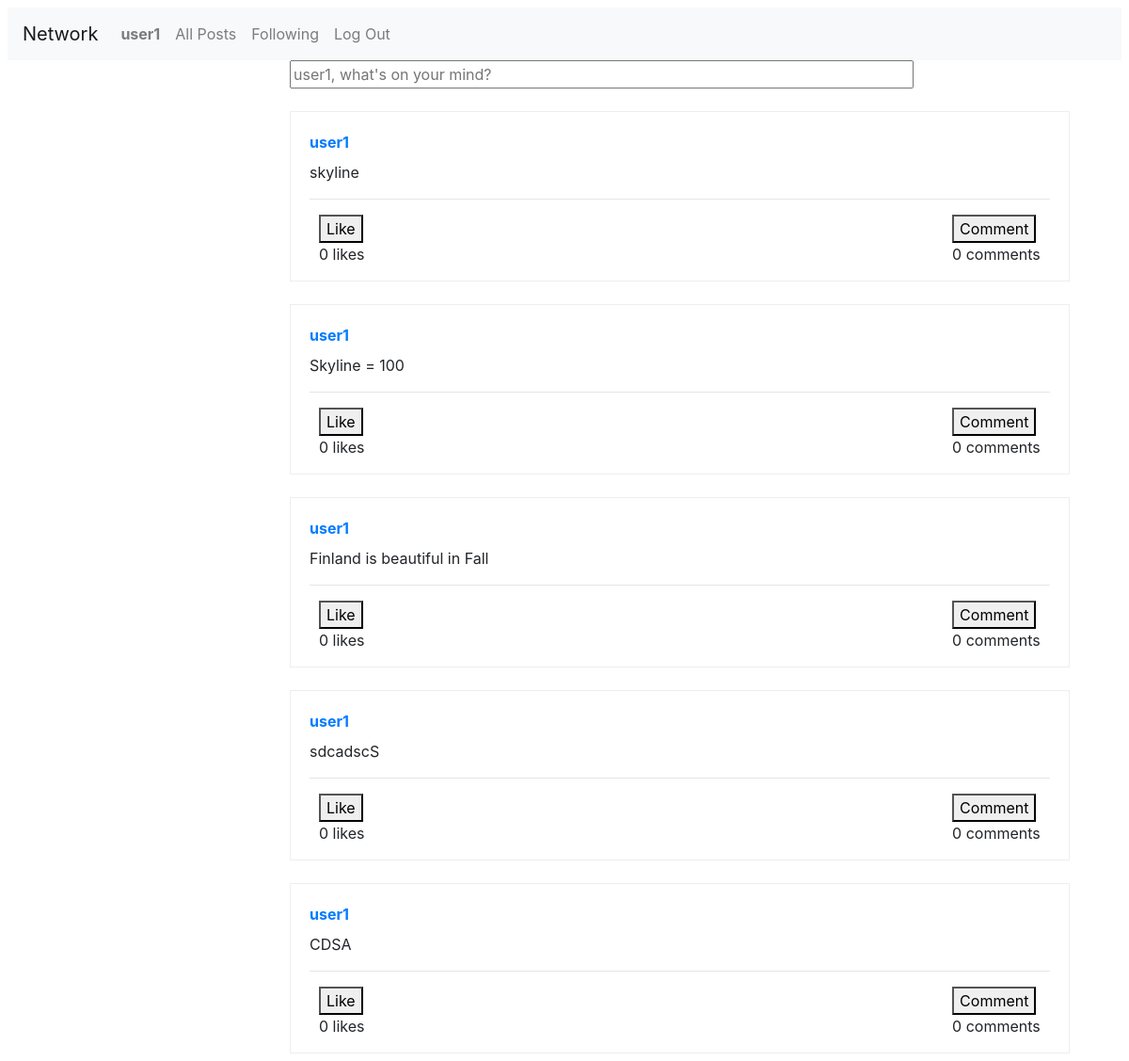
/ (signed in), run on the app's committed database.
### network/models.py (models this page shows, shortened)
class User(AbstractUser):
    following = models.ManyToManyField('self', blank=True, related_name="followers", symmetrical=False)

class Post(models.Model):
    post_author = models.ForeignKey(User, on_delete=models.CASCADE, related_name="post_author")
    location = models.CharField(max_length=64)
    content = models.TextField()
    likes = models.IntegerField(default=0)
    comments = models.IntegerField(default=0)
    time_posted = models.DateTimeField(auto_now=True)
    images = models.URLField(blank=True)

### network/views.py (the view)
# urls.py: path("", views.index, name="index"),
def index(request):
    return render(request, "network/index.html", {
        "posts" : Post.objects.all().order_by("-time_posted")
    })

### network/templates/network/index.html (shortened to what this page needs)
{% extends "network/layout.html" %}
{% load static %}
{% block body %}
    <div id="posts-section">
        <div id="view-post">
            {% if user.is_authenticated %}
            <input type="text" id="post-bar" placeholder="{{request.user}}, what's on your mind?">
            {% endif %}
            <br>
            {% for post in posts %}
                <br>
                <div id="each-post">
                    <label><a href="{% url 'profile' post.post_author post.post_author.id %}" >{{post.post_author}}</a></label>
                    <br>
                    <p>{{post.content}}</p>
                    <hr>
                    <div style="display:flex; padding:0">
                        <div id="likes-num"> <button>Like</button><p>{{post.likes}} likes</p></div>
                        <div id="comments-num"><button>Comment</button><p>{{post.comments}} comments</p></div>
                    </div>
                </div>
            {% endfor %}
        </div>
    </div>
{% endblock %}

### network/templates/network/layout.html (shortened to what this page needs)
{% load static %}
<!DOCTYPE html>
<html lang="en">
    <head>
        <link rel="stylesheet" href="https://stackpath.bootstrapcdn.com/bootstrap/4.4.1/css/bootstrap.min.css">
        <link href="{% static 'network/styles.css' %}" rel="stylesheet">
    </head>
    <body>
        <nav class="navbar navbar-expand-lg navbar-light bg-light">
            <a class="navbar-brand" href="#">Network</a>
            <div>
              <ul class="navbar-nav mr-auto">
                {% if user.is_authenticated %}
                    <li class="nav-item">
                        <a class="nav-link" href="{% url 'profile' user.username user.id %}"><strong>{{ user.username }}</strong></a>
                    </li>
                {% endif %}
                <li class="nav-item">
                  <a class="nav-link" href="{% url 'index' %}">All Posts</a>
                </li>
                {% if user.is_authenticated %}
                    <li class="nav-item">
                        <a class="nav-link" href="{% url 'following' %}">Following</a>
                    </li>
                    <li class="nav-item">
                        <a class="nav-link" href="{% url 'logout' %}">Log Out</a>
                    </li>
                {% endif %}
              </ul>
            </div>
          </nav>
        <div class="body">
            {% block body %}
            {% endblock %}
        </div>
    </body>
</html>

### network/static/network/styles.css (style rules this page uses)
body { margin: 8px; }
label { font-weight: bold; }
#posts-section { width: 70%; margin-left: 300px; }
#post-bar { width: 80%; margin-left: auto; margin-right: auto; }
#each-post { border-style: groove; border-width: 0.5px; padding: 20px; padding-bottom: 0; }
#likes-num, #comments-num { display: inline-block; margin-left:auto; margin-right: 10px; padding: 0 }
#likes-num { margin-left: 10px; margin-right: auto; }

### data on the page
User: username "user1", user "user1, what's on your mind?"
Post: post_author "user1", content "skyline", likes "0", comments "0"
Post: post_author "user1", content "Skyline = 100", likes "0", comments "0"
Post: post_author "user1", content "Finland is beautiful in Fall", likes "0", comments "0"
Post: post_author "user1", content "sdcadscS", likes "0", comments "0"
Post: post_author "user1", content "CDSA", likes "0", comments "0"
